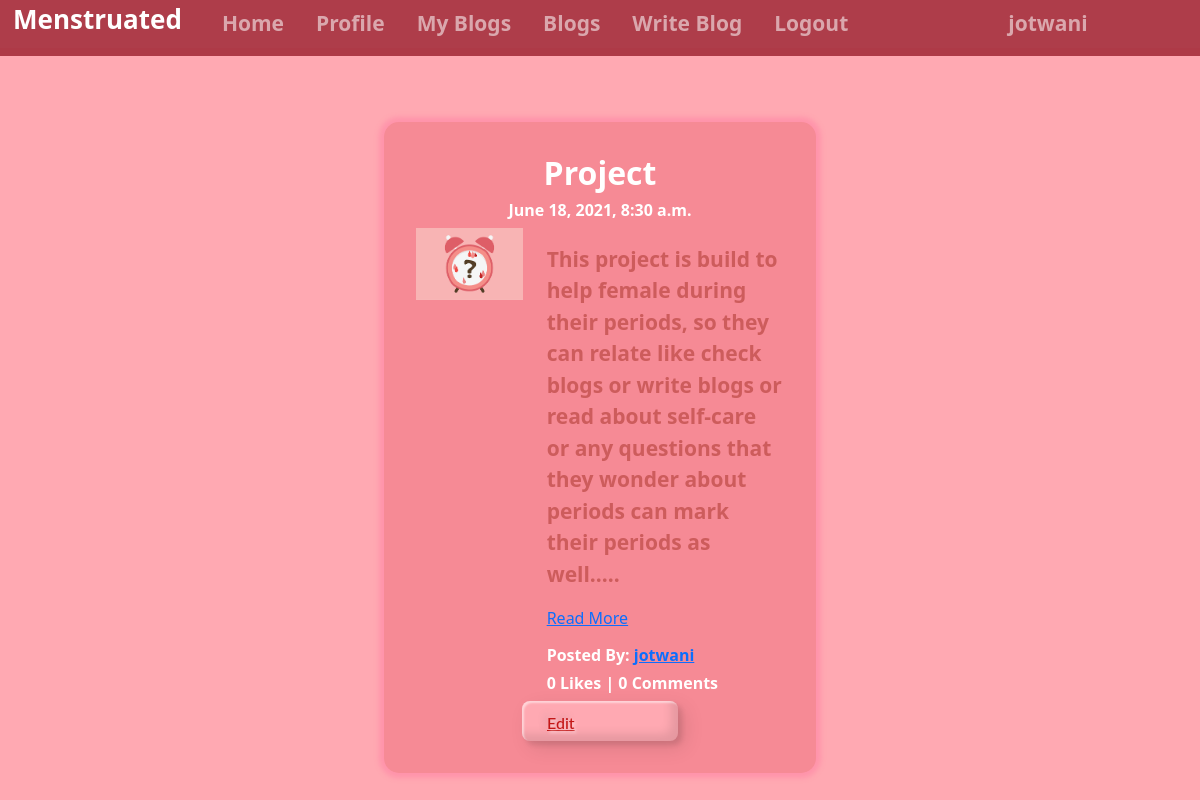
/blog/my-blog/ (signed in), run on the app's committed database.
### App_Blog/models.py (models this page shows, shortened)
class Blog(models.Model):
    author = models.ForeignKey(User, on_delete=models.CASCADE,related_name='post_author')
    blog_title = models.CharField(max_length=264, verbose_name="Put a Title")
    slug = models.SlugField(max_length=264, unique=True)
    blog_content = models.TextField(verbose_name="What is on your mind?")
    blog_image = models.ImageField(upload_to='blog_images', verbose_name="Blog Image")
    public_date = models.DateTimeField(auto_now_add = True)
    update_date = models.DateTimeField(auto_now=True)
    class Meta:
        ordering =['-public_date']

### App_Blog/views.py (the view)
# urls.py: path('my-blog/',views.MyBlogs.as_view(),name='my_blogs'),
class MyBlogs(LoginRequiredMixin,TemplateView):
     template_name= 'App_Blog/my_blogs.html'

### App_Blog/templatetags/custom_filters.py (called while the page is built)
def range_filter(value):
    return value[0:500] + "...."

### templates/App_Blog/my_blogs.html (shortened to what this page needs)
{% extends 'Base.html' %}
{%  load custom_filters %}
{% block body_block %}
{% for blog in user.post_author.all %}
<div class="blogmy">
  <div class="blogmybox">
    <h3>{{ blog.blog_title }}</h3>
    <h6> {{blog.public_date}}</h6>
    <div class="row">
      <div class="col-sm-4">
      <img src="/media/{{blog.blog_image}}" width="100%">
      </div>
      <div class="col-sm-8">
    <p>{{blog.blog_content | range_filter | linebreaks}}
    <a href="{%  url 'App_Blog:blog_details' slug=blog.slug %}">Read More</a>
    </p>
    <h6>Posted By: <a href="#">{{blog.author}}</a> </h6>
    <h6>{{ blog.liked_blog.count }} Likes | {{ blog.blog_comment.count }} Comments</h6>
      </div>
    </div>
    <a href="{%  url 'App_Blog:edit_blog' pk=blog.pk %} " class="custom-btn btn-2">Edit</a>
  </div>
</div>
{% endfor %}
{% endblock %}

### templates/Base.html (shortened to what this page needs)
<!DOCTYPE html>
{% load static %}
<html lang="en">
<head>
    <link href="https://cdn.jsdelivr.net/npm/bootstrap@5.0.1/dist/css/bootstrap.min.css" rel="stylesheet"
>
    <link rel="stylesheet" type="" href="https://maxcdn.bootstrapcdn.com/font-awesome/4.6.3/css/font-awesome.min.css">
    <link href="{% static 'css/base.css' %}" rel="stylesheet" />
</head>
<body>
    <nav class="navbar navbar-expand-sm bg-dark navbar-dark">
        <ul class="navbar-nav">
            <li class="nav-item active">
            </li>
            <li class="nav-item active" id="mainname" style="align-items: center;
            margin: 0rem 8px;
            font-size: 26px;
            color: white;
            font-weight: bold;
            margin-right: 1rem;">Menstruated</li>
            <li class="nav-item active">
                <a class="nav-link" href="{% url 'index' %}">Home</a>
            </li>
            {% if user.is_authenticated %}
            <li class="nav-item active">
                <a class="nav-link" href="{% url 'App_Login:profile' %}">Profile</a>
            </li>
            <li class="nav-item active">
                <a class="nav-link" href="{% url 'App_Blog:my_blogs' %}">My Blogs</a>
            </li>
            <li class="nav-item active">
                <a class="nav-link" href="{% url 'App_Blog:blog_list' %}">Blogs</a>
            <li class="nav-item active">
                    <a class="nav-link" href="{% url 'App_Blog:create_blog' %}">Write Blog</a>
            </li>
            <li class="nav-item active">
                <a class="nav-link" href="{% url 'App_Login:logout' %}">Logout</a>
            </li>
            </li>
            <li>
                <a class="nav-link" style="margin-left: 9rem;" href=""> {{ user.username }}</a>
            {% endif %}
        </ul>
    </nav>
    <div class="containermain">
        <div class="main">
            {% block body_block %}
            {% endblock %}
        </div>
    </div>
</body>
</html>

### static/css/base.css (style rules this page uses)
* { margin: 0; padding: 0; box-sizing: border-box; }
html { scroll-behavior: smooth; }
body { font-family: 'Segoe UI', Tahoma, Geneva, Verdana, sans-serif; }
.navbar { margin-top: 0.5rem; margin-bottom: 0.5rem; }
.navbar a { text-decoration: none; margin-left: 1rem; color: whitesmoke; font-size: 21px; font-weight: bold; }
.custom-btn { width: 156px; height: 40px; color: #fff; border-radius: 8px; padding: 10px 25px; font-family: 'Lato', sans-serif; font-weight: 500; font-size: 16px; background: transparent; cursor: pointer; transition: all 0.3s ease; position: relative; display: inline-block; box-shadow: inset 2px 2px 2px 0px rgba(255,255,255,.5), inset -7px -7px 10px 0px rgba(0,0,0,.1),7px 7px 20px 0px rgba(0,0,0,.1), 4px 4px 5px 0px rgba(0,0,0,.1); text-shadow: 2px 2px 3px rgba(255,255,255,.5), -4px -4px 6px rgba(116, 125, 136, .2); outline: none; }
.btn-2 { background-color: #ffa9b2; color: #c41717; border: none; }
.btn-2:before { height: 0%; width: 2px; }
.navbar { margin-top: -0.5rem !important; margin-bottom: -0.5rem !important; }
.bg-dark { background-color: #ab3643f5 !important; }
.blogmy h3 { color: white; font-size: 2rem; font-weight: bold; }
.blogmy h6 { color: white; font-size: 1rem; font-weight: bold; }
.blogmy p { color: indianred; font-size: 21px; }
.addprofilepic,.userchangeprofile,.blogmy,.editblog { padding: 20px; display: flex; flex-direction: column; justify-content: center; align-items: center; background: #ffa9b2; height: 100vh; }
.addprofilepicbox,.userchangeprofilebox,.profile-card,.blogmybox,.editblogbox { display: flex; flex-direction: column; align-items: center; justify-content: center; width: 27rem; background: #f68a95; padding: 2rem; border-radius: 15px; box-shadow: 0 0 5px 5px rgb(255 112 158 / 36%); }
.blogmore h2,h4,p { color: white; font-weight: bold; }

### data on the page
Blog: blog_title "Project", public_date "June 18, 2021, 8:30 a.m.", blog_image (picture), blog_content|range_filter "This project is build to help female during their periods, so they can relate like check blogs or write blogs or read about self-care or any questions that they wonder about periods can mark their periods as well.....", author "jotwani", liked_blog.count "0", blog_comment.count "0"

### other printed values
{{ user.username }} "jotwani"
